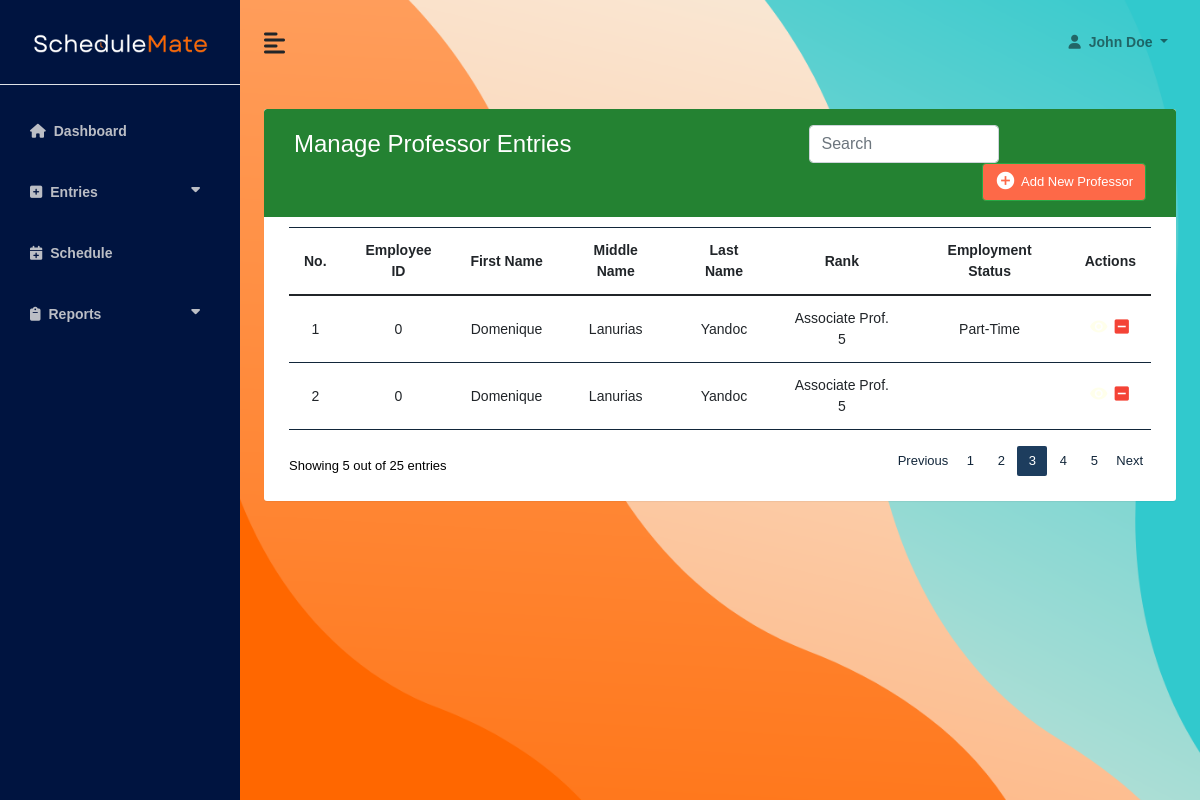
The page /prof_index.php on the database its author committed.
### tables this page shows
CREATE TABLE `tb_professor` (
  `profID` int(200) NOT NULL,
  `profEmployID` int(255) NOT NULL,
  `profFname` varchar(255) NOT NULL,
  `profMname` varchar(255) NOT NULL,
  `profLname` varchar(255) NOT NULL,
  `profMobile` varchar(11) NOT NULL,
  `profAddress` varchar(255) NOT NULL,
  `profEduc` varchar(255) NOT NULL,
  `profExpert` varchar(255) NOT NULL,
  `profRank` varchar(255) NOT NULL,
  `profHrs` int(255) NOT NULL,
  `profEmployStatus` varchar(100) NOT NULL,
  `profStatus` tinyint(1) NOT NULL DEFAULT 1
);

### prof_index.php (the view, shortened to what this page needs)
<?php
include 'prof_all_process.php';
?>
<!DOCTYPE html>
<html lang="en">
<head>
    <link rel="stylesheet" href="https://cdn.jsdelivr.net/npm/bootstrap@5.0.0-beta3/dist/css/bootstrap.min.css" />
    <link rel="stylesheet" href="https://cdnjs.cloudflare.com/ajax/libs/font-awesome/6.5.1/css/all.min.css" />
    <link rel="stylesheet" href="https://maxcdn.bootstrapcdn.com/bootstrap/4.5.2/css/bootstrap.min.css">
    <link rel="stylesheet" href="CSS/dashboard.css" />
    <link rel="stylesheet" href="CSS/content.css" />
</head>
<body>
    <div class="d-flex" id="wrapper">
        <div class="secondary-bg" id="sidebar-wrapper">
            <div class="sidebar-heading text-center py-4 primary-text fs-4 fw-bold border-bottom">
                <img src="images/logo.png" alt="smlogo" class="logo">
            </div>
            <div class="list-group list-group-flush my-3">
                <a href="dashboard.php" class="list-group-item list-group-item bg-transparent second-text fw-bold"><i class="fas fa-house me-2"></i>Dashboard</a>
                <a href="#" class="list-group-submenu list-group-item bg-transparent second-text fw-bold"><i class="fas fa-square-plus me-2"></i>Entries <i class="fa-solid fa-caret-down"></i></a>
                <a href="schedule_index.php" class="list-group-item list-group-item bg-transparent second-text fw-bold"><i class="fas fa-regular fa-calendar-plus me-2"></i>Schedule</a>
                <a href="#" class="list-group-submenu list-group-item bg-transparent second-text fw-bold"><i class="fas fa-solid fa-clipboard me-2"></i>Reports <i class="fa-solid fa-caret-down"></i></a>
            </div>
        </div>
        <div id="page-content-wrapper">
            <nav class="navbar navbar-expand-lg navbar-light bg-transparent py-4 px-4">
                <div class="d-flex align-items-center">
                    <i class="fas fa-align-left fs-4 me-3" id="menu-toggle"></i>
                </div>
                <div class="collapse navbar-collapse" id="navbarSupportedContent">
                    <ul class="navbar-nav ms-auto mb-2 mb-lg-0">
                        <li class="nav-item dropdown">
                            <a class="nav-link dropdown-toggle second-text fw-bold" href="#" id="navbarDropdown" role="button" data-bs-toggle="dropdown" aria-expanded="false">
                                <i class="fas fa-user me-2"></i>John Doe
                            </a>
                        </li>
                    </ul>
                </div>
            </nav>
            <div class="container-fluid px-4">
                <div class="row g-3 my-2">
                    <div class="container">
                        <div class="table-wrapper">
                            <div class="table-title">
                                <div class="row">
                                    <div class="col-sm-7">
                                        <h2>Manage Professor Entries</h2>
                                    </div>
                                    <div class="col-sm-3">
                                        <input class="form-control" id="tableSearch" type="text" placeholder="Search">
                                    </div>
                                    <div class="col">
                                        <a href="#addProf" class="btn btn-success" data-bs-toggle="modal"><i class="material-icons">&#xE147;</i><span>Add New Professor</span></a>
                                    </div>
                                </div>
                            </div>
                            <div class="table-responsive">
                                <table class="table table-hover">
                                    <thead>
                                        <tr>
                                            <th>No.</th>
                                            <th>Employee ID</th>
                                            <th>First Name</th>
                                            <th>Middle Name</th>
                                            <th>Last Name</th>
                                            <th>Rank</th>
                                            <th>Employment Status</th>
                                            <th>Actions</th>
                                        </tr>
                                    </thead>
                                    <tbody id="myTable">
                                        <?php
                                        $result_active = mysqli_query($conn, "SELECT * FROM tb_professor WHERE profStatus = 1");
                                        $i = 1;
                                        while ($row = mysqli_fetch_array($result_active)) {
                                        ?>
                                            <tr>
                                                <td><?php echo $i; ?></td>
                                                <td><?php echo $row["profEmployID"] ?></td>
                                                <td><?php echo $row["profFname"] ?></td>
                                                <td><?php echo $row["profMname"] ?></td>
                                                <td><?php echo $row["profLname"] ?></td>
                                                <td><?php echo $row["profRank"] ?></td>
                                                <td><?php echo $row["profEmployStatus"] ?></td>
                                                <td>
                                                    <form method="POST" action="prof_all_process.php">
                                                        <a href="#viewProf" class="view" data-bs-toggle="modal"><i class="material-icons" data-bs-toggle="tooltip" title="View" data-id='<?php echo $row['profID']; ?>'>&#xe8f4;</i></a>
                                                        <a href="#statusProf" class="status" data-bs-toggle="modal" data-profid="<?php echo $row['profID']; ?>"><i class="material-icons" data-bs-toggle="tooltip" title="Status">&#xe909;</i></a>
                                                    </form>
                                                </td>
                                            </tr>
                                        <?php
                                            $i++;
                                        }
                                        ?>
                                    </tbody>
                                </table>
                                <div class="clearfix">
                                    <div class="hint-text">Showing <b>5</b> out of <b>25</b> entries</div>
                                    <ul class="pagination">
                                        <li class="page-item"><a href="#" class="page-link">Previous</a></li>
                                        <li class="page-item"><a href="#" class="page-link">1</a></li>
                                        <li class="page-item"><a href="#" class="page-link">2</a></li>
                                        <li class="page-item active"><a href="#" class="page-link">3</a></li>
                                        <li class="page-item"><a href="#" class="page-link">4</a></li>
                                        <li class="page-item"><a href="#" class="page-link">5</a></li>
                                        <li class="page-item"><a href="#" class="page-link">Next</a></li>
                                    </ul>
                                </div>
                            </div>
                        </div>
                    </div>
                </div>
            </div>
        </div>
    </div>
</body>
</html>

### CSS/dashboard.css (style rules this page uses)
:root { --main-bg-color: #FF6700; --main-text-color: #FF6700; --second-text-color: #bbbec5; --second-bg-color: #001440; --third-text-color: #FCF9F9; }
.primary-text { color: var(--main-text-color); }
.second-text { color: var(--second-text-color); }
.secondary-bg { background-color: var(--second-bg-color); }
#wrapper { overflow-x: hidden; background-image: url("../images/bg.png"); background-repeat: no-repeat; background-size: cover; background-position: center; }
#sidebar-wrapper { min-height: 100vh; margin-left: -15rem; -webkit-transition: margin 0.25s ease-out; -moz-transition: margin 0.25s ease-out; -o-transition: margin 0.25s ease-out; transition: margin 0.25s ease-out; }
#sidebar-wrapper .sidebar-heading { padding: 0.875rem 1.25rem; font-size: 1.2rem; }
#sidebar-wrapper .list-group { width: 15rem; }
#page-content-wrapper { min-width: 100vw; }
#menu-toggle { cursor: pointer; }
.logo { width: 175px; margin-bottom: -50px; margin-top: -50px; }
.list-group-submenu { margin-left: 0px; }
.list-group-item { border: none; padding: 20px 30px; }
.sidebar-submenu ul, li, a { text-decoration: none; list-style-type: none; font-size: 14px; }
.fa-caret-down { float: right; padding-right: 10px; }
@media (min-width: 768px) { #sidebar-wrapper { margin-left: 0; } }
@media (min-width: 768px) { #page-content-wrapper { min-width: 0; width: 100%; } }

### CSS/content.css (style rules this page uses)
body { background: #fff; font-family: 'Lexend', sans-serif; font-size: 14px; font-weight: 100; }
.table-wrapper { background: #fff; padding: 20px 25px; border-radius: 3px; box-shadow: 0 1px 1px rgba(0, 0, 0, .05); overflow-x: auto; width: 100%; }
.container { margin-right: auto; margin-left: auto; max-width: 1200px; }
.table-title { padding-bottom: 15px; background: #248232; color: #fff; padding: 16px 30px; margin: -20px -25px 10px; border-radius: 3px 3px 0 0; }
.table-title h2 { margin: 5px 0 0; font-size: 24px; }
.table-responsive { width: 100%; overflow-x: auto; }
.table-title .btn { color: #fff; background: #fd6948; float: right; font-size: 13px; min-width: 150px; border-radius: .25rem; min-height: 38px; }
.col-sm-3 { color: #fff; font-size: 11px; border-radius: 2px; }
.table-title .btn i { float: left; font-size: 21px; margin-right: 5px; }
.table-title .btn span { float: left; margin-top: 2px; }
table.table tr th, table.table tr td { border-color: #12263A; padding: 12px 15px; vertical-align: middle; text-align: center; }
table.table th { text-align: center; }
table.table td a { font-weight: bold; color: #FFFFEB; display: inline-block; text-decoration: none; }
table.table td a.status { color: #F44336; }
table.table td i { font-size: 19px; }
.pagination { float: right; margin: 0 0 5px; }
.pagination li a { border: none; font-size: 13px; min-width: 30px; min-height: 30px; color: #12263A; background-color: #fff; margin: 0 2px; line-height: 30px; border-radius: 2px !important; text-align: center; padding: 0 6px; }
.pagination li.active a, .pagination li.active a.page-link { background: #1D3D5E; }
.hint-text { float: left; margin-top: 10px; font-size: 13px; color: black; }

### rows shown on the page
tb_professor: profEmployID "0", profFname "Domenique", profMname "Lanurias", profLname "Yandoc", profRank "Associate Prof. 5", profEmployStatus "Part-Time"
tb_professor: profEmployID "0", profFname "Domenique", profMname "Lanurias", profLname "Yandoc", profRank "Associate Prof. 5"
